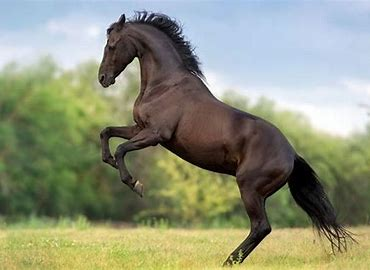
#> input picture Img/caballo.jpeg, 370 x 270 px, given in place of the camera
$ python AnalizingColors.py
#> lines starting #> are read from the running program, lines starting #| are printed output that depends on the picture; after the words box and inside, x2 and y2 are one past the last pixel; in counts of white or black regions, pixels touching at a corner belong together
import numpy as np
import cv2 as cv

cap = cv.VideoCapture(0)

while(True):

    ret, img = cap.read()
#> img is the input picture: shape (270, 370, 3); mean B, G, R 123.1, 147.1, 142.7
    if ret:
        cv.imshow('video', img)
        hsv = cv.cvtColor(img, cv.COLOR_BGR2HSV)
#> hsv: shape (270, 370, 3); mean H, S, V 55.4, 80.4, 157.5
        uba = (15,255,255)
        ubb = (0, 40,40)
        mask = cv.inRange(hsv, ubb, uba)
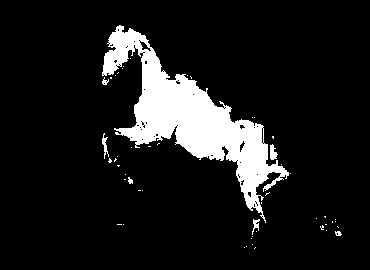
#> mask: shape (270, 370); 10.7% white; 51 white regions (44 under 20 px), largest, box (x1, y1, x2, y2) and area: (102, 25, 289, 223) 10314, (270, 144, 278, 160) 83, (102, 133, 109, 159) 72
        res = cv.bitwise_and(img, img, mask=mask)
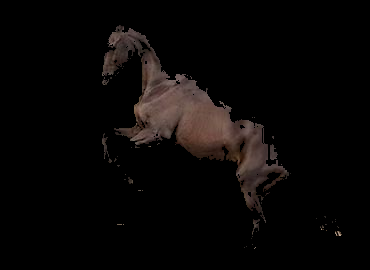
#> res: shape (270, 370, 3); mean B, G, R 6.2, 6.9, 9.1
        cv.imshow('res', res)

        k = cv.waitKey(1) & 0xFF
#> (key Esc is pressed here)
        if k == 27:
            break
    else:
            break
cap.release()
cv.destroyAllWindows()
